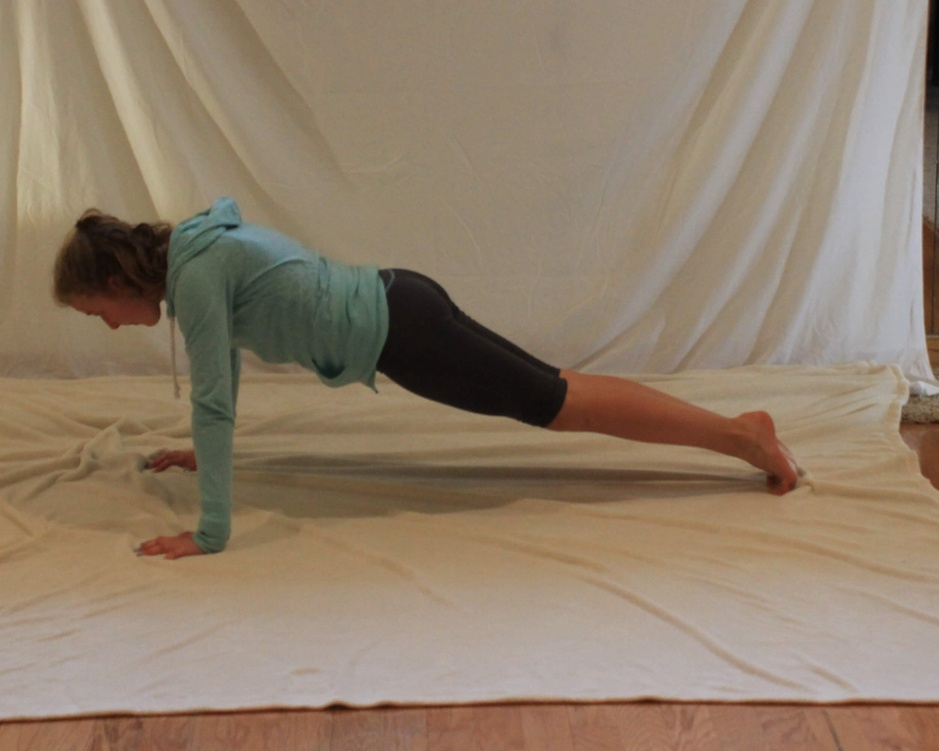
#> input picture toram/data_labelling/image_square/input_images/1 (175).jpg, 939 x 751 px, shrunk from 2500 x 2000 before the run; its folder holds 4 pictures in this run
$ python main.py
#> lines starting #> are read from the running program, lines starting #| are printed output that depends on the picture
"""
Author : Byunghyun Ban
https://github.com/needleworm
"""


import os
from PIL import Image

input_dir = "input_images"
output_dir = "output_images"

if output_dir not in os.listdir():
    os.mkdir(output_dir)

files = os.listdir(input_dir)

for el in files:
    splt = el.split(".")
    ext = splt.pop()
    if ext in "jpg jpeg png bmp JPG JPEG PNG BMP":
        image = Image.open(input_dir + "/" + el)
#> image is the input picture: PIL image 939x751 RGB; mean R, G, B 145, 127.4, 107.6
        x, y = image.size
#> x = 939; y = 751
        if x > y :
            new_size = x
#> new_size = 939
            x_offset = 0
            y_offset = int((x-y)/2)
#> y_offset = 94
        elif y > x:
            new_size = y
            x_offset = int((y-x) / 2)
            y_offset = 0

        background_color = "black"  #white, black, blue, red, ...
        new_image = Image.new("RGBA", (new_size, new_size), background_color)
        new_image.paste(image, (x_offset, y_offset))
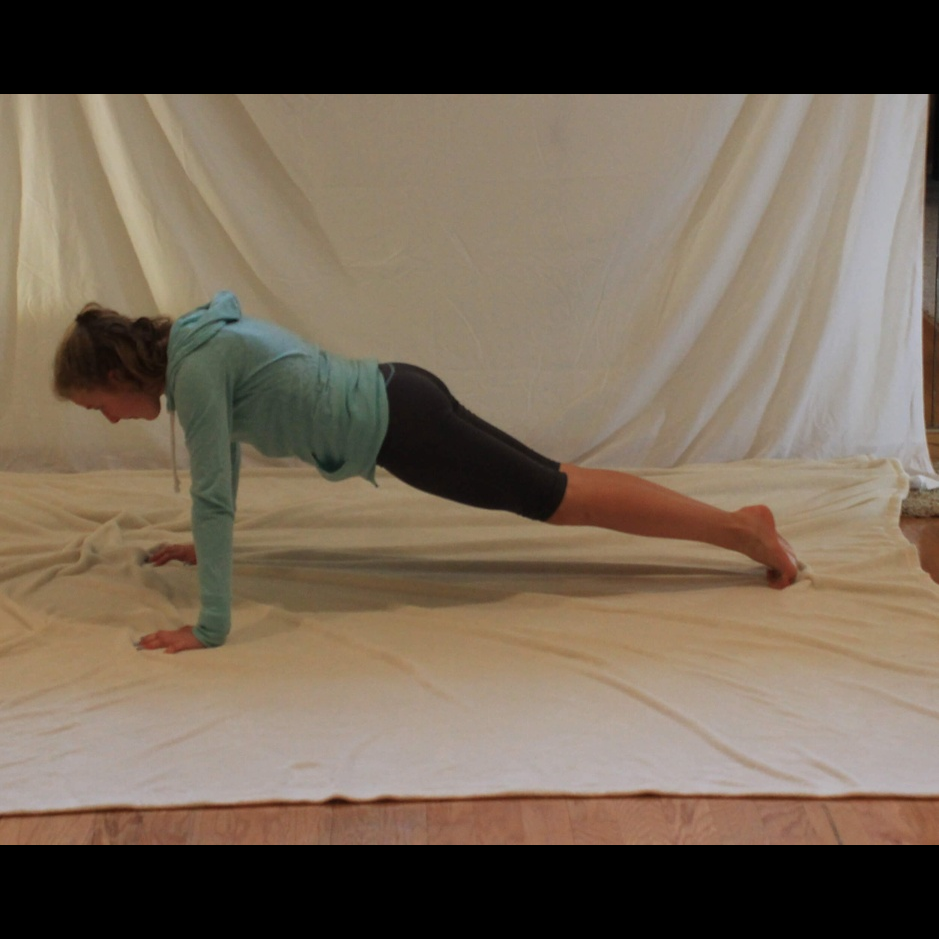
#> new_image: PIL image 939x939 RGBA; mean R, G, B, A 115.9, 101.9, 86.1, 255

        outfile_name = ".".join(splt) + ".png"
        new_image.save(output_dir + "/" + outfile_name)
#> pass 2 of the loop `for el in files:`:
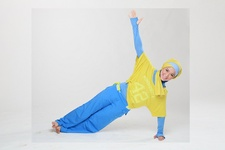
#> input picture toram/data_labelling/image_square/input_images/1 (242).jpg, 225 x 150 px, shrunk from 600 x 400 before the run
#> image is the input picture: PIL image 225x150 RGB; mean R, G, B 212.8, 217.6, 216.9
#> `new_image.paste(image, (x_offset, y_offset))`:
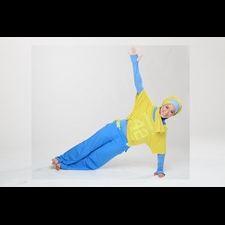
#> new_image: PIL image 225x225 RGBA; mean R, G, B, A 141.9, 145, 144.6, 255
#> pass 3 of the loop `for el in files:`:
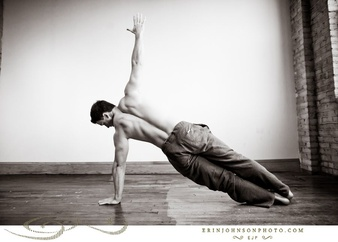
#> input picture toram/data_labelling/image_square/input_images/1 (292).jpg, 338 x 242 px, shrunk from 900 x 644 before the run
#> image is the input picture: PIL image 338x242 RGB; mean R, G, B 173.6, 170, 167.8
#> `new_image.paste(image, (x_offset, y_offset))`:
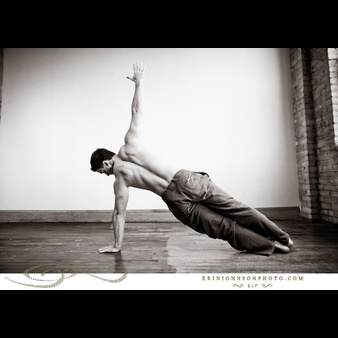
#> new_image: PIL image 338x338 RGBA; mean R, G, B, A 124.3, 121.7, 120.1, 255
#> the loop made 4 passes; the first 3 are shown
